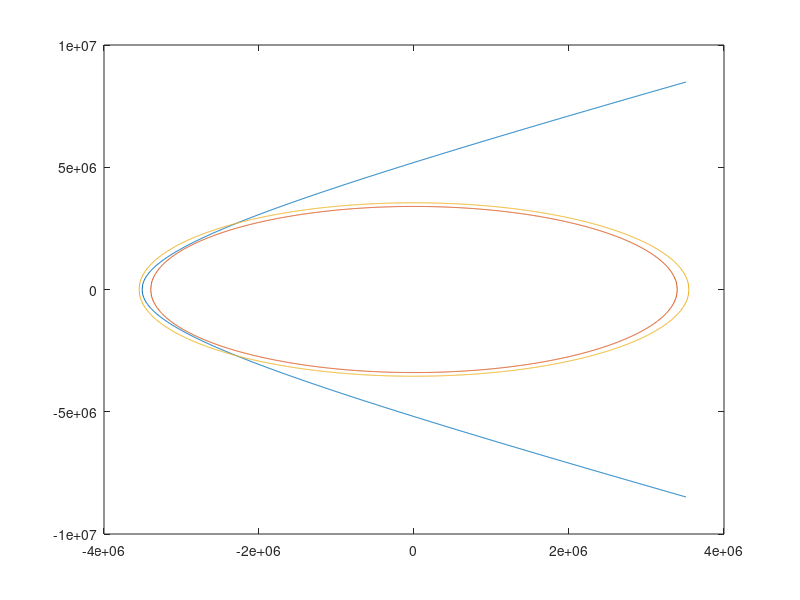

Recreate this plot in MATLAB.
clear all
clc

M_mars = 6.419*10^23; %[kg]
G = 6.673*10^-11; %[N*(m/kg)^2]
R_m = 6794000/2; %[m]
x_m_h = linspace(-R_m,R_m,1000);
x_m_r = flip(x_m_h);
x_m = [x_m_h,x_m_r];
y_m_p = sqrt(R_m^2-x_m_h.^2);
y_m = [y_m_p,-y_m_p];
h = 150000; %[m]
r = R_m+h; %[m]
x_a_h = linspace(-r,r,1000);
x_a_r = flip(x_a_h);
x_a = [x_a_h,x_a_r];
y_a_p = sqrt(r^2-x_a_h.^2);
y_a = [y_a_p,-y_a_p];
v = 6030; %[m/s]
%v = sqrt(G*M_mars*2/r);
a = (2/r-v^2/(G*M_mars))^-1;
b = 3000000;
if a<0
    x_h = linspace(-a,a,1000);
    x_h_r = flip(x_h);
    x = [x_h,x_h_r];
    y_p = b*sqrt(((x_h-2*a)/a).^2-1);
    y_n = -b*sqrt(((x_h_r-2*a)/a).^2-1);
    y = [y_p,y_n];
elseif a>0
    x_h = linspace(-a,a,1000);
    x_h_r = flip(x_h);
    x = [x_h,x_h_r];
    y_p = b*sqrt(1-(x_h/a).^2);
    y_n = -b*sqrt(1-(x_h_r/a).^2);
    y = [y_p,y_n];
else
    fprintf('parabola');
end
plot(x,y,x_m,y_m,x_a,y_a);
